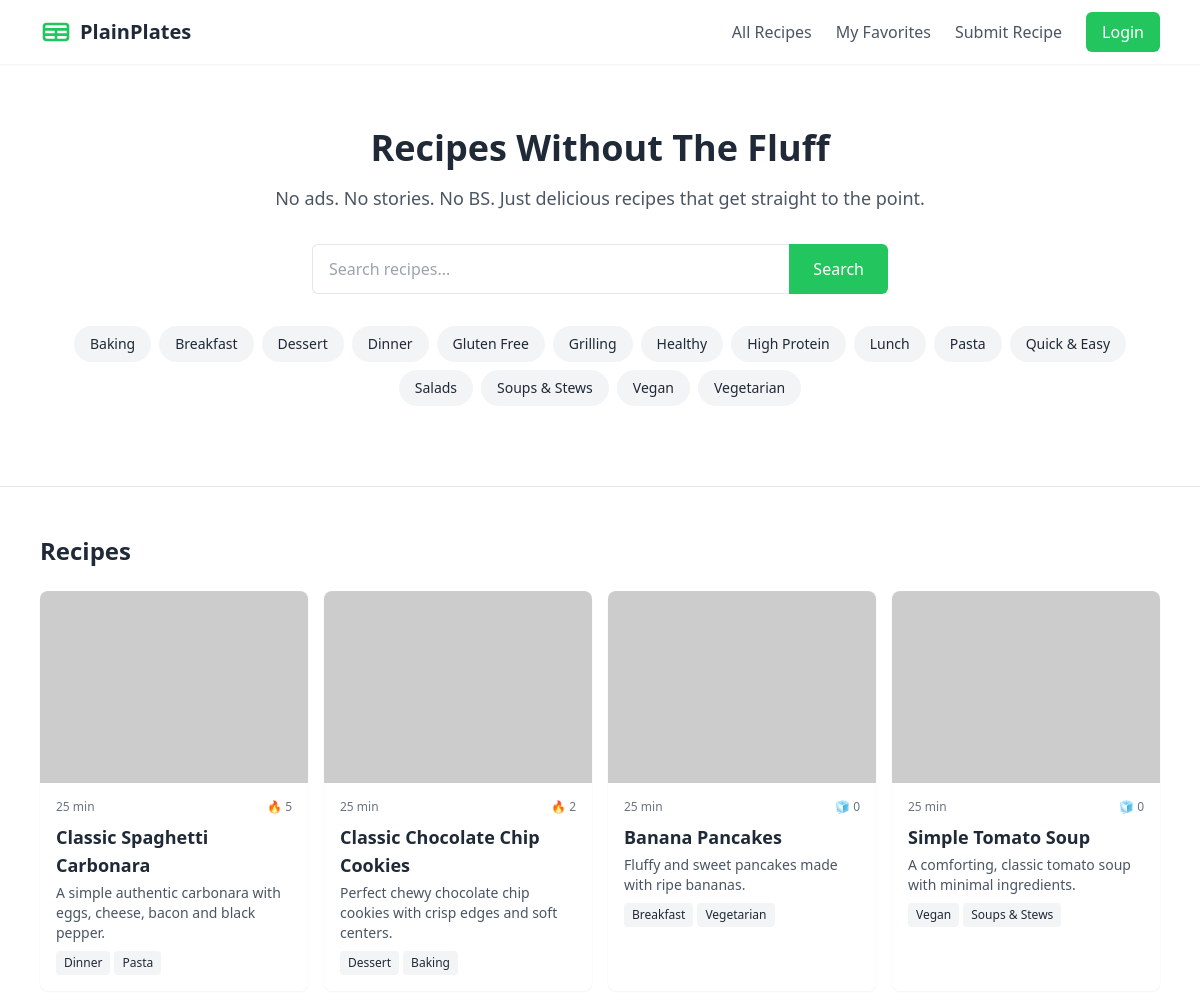
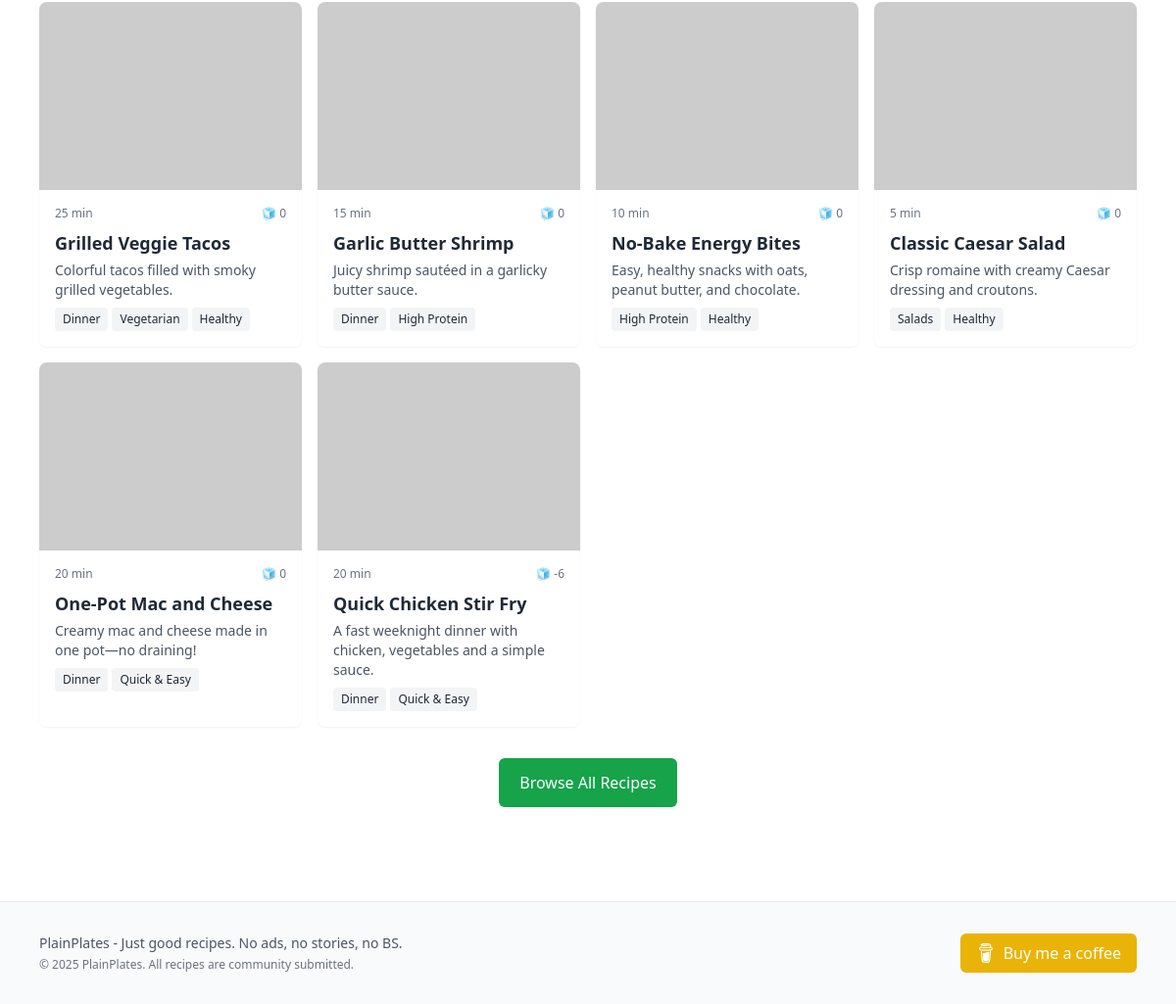
Page /recipes on the earlier database version (2 pictures, top to bottom).
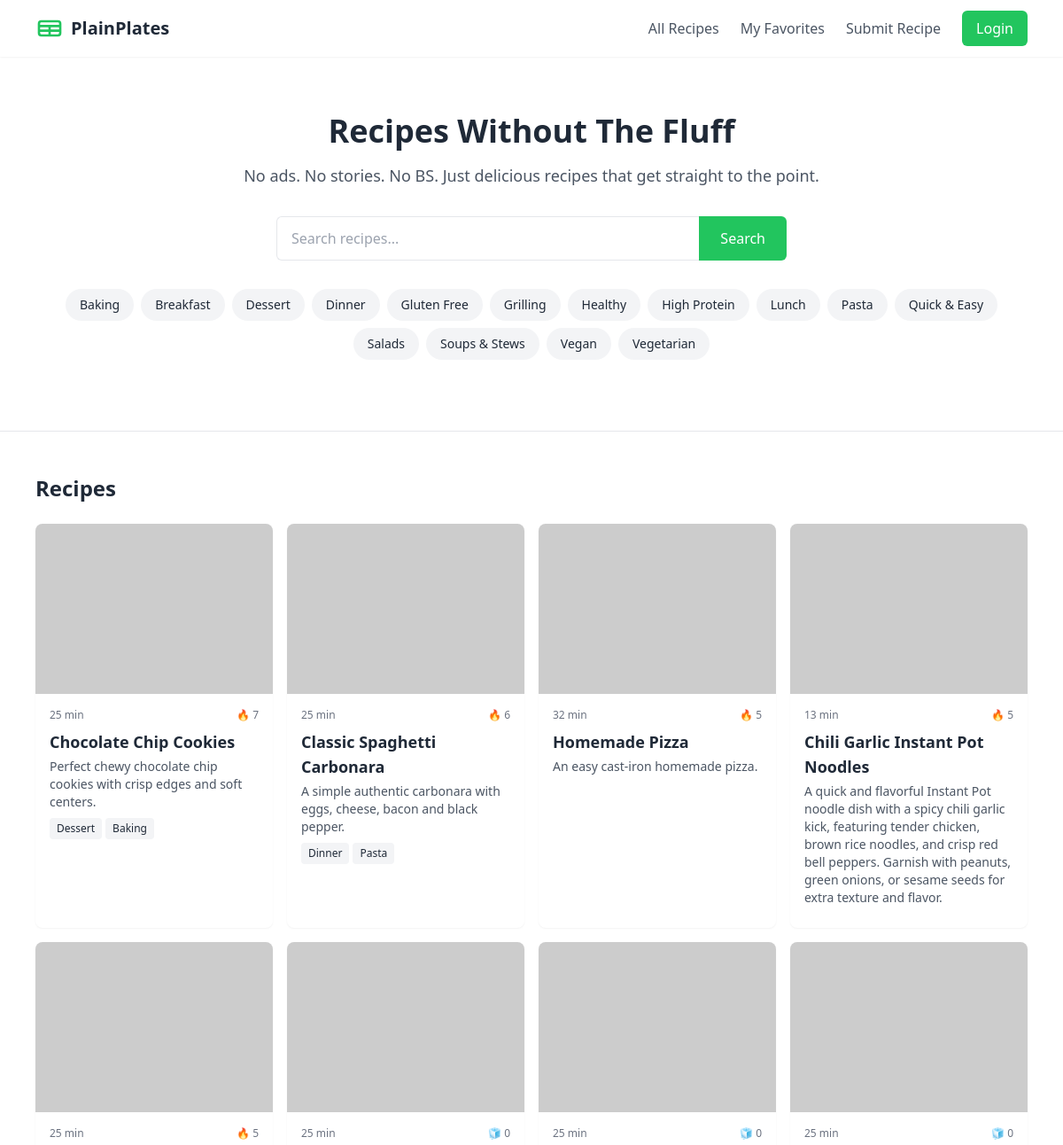
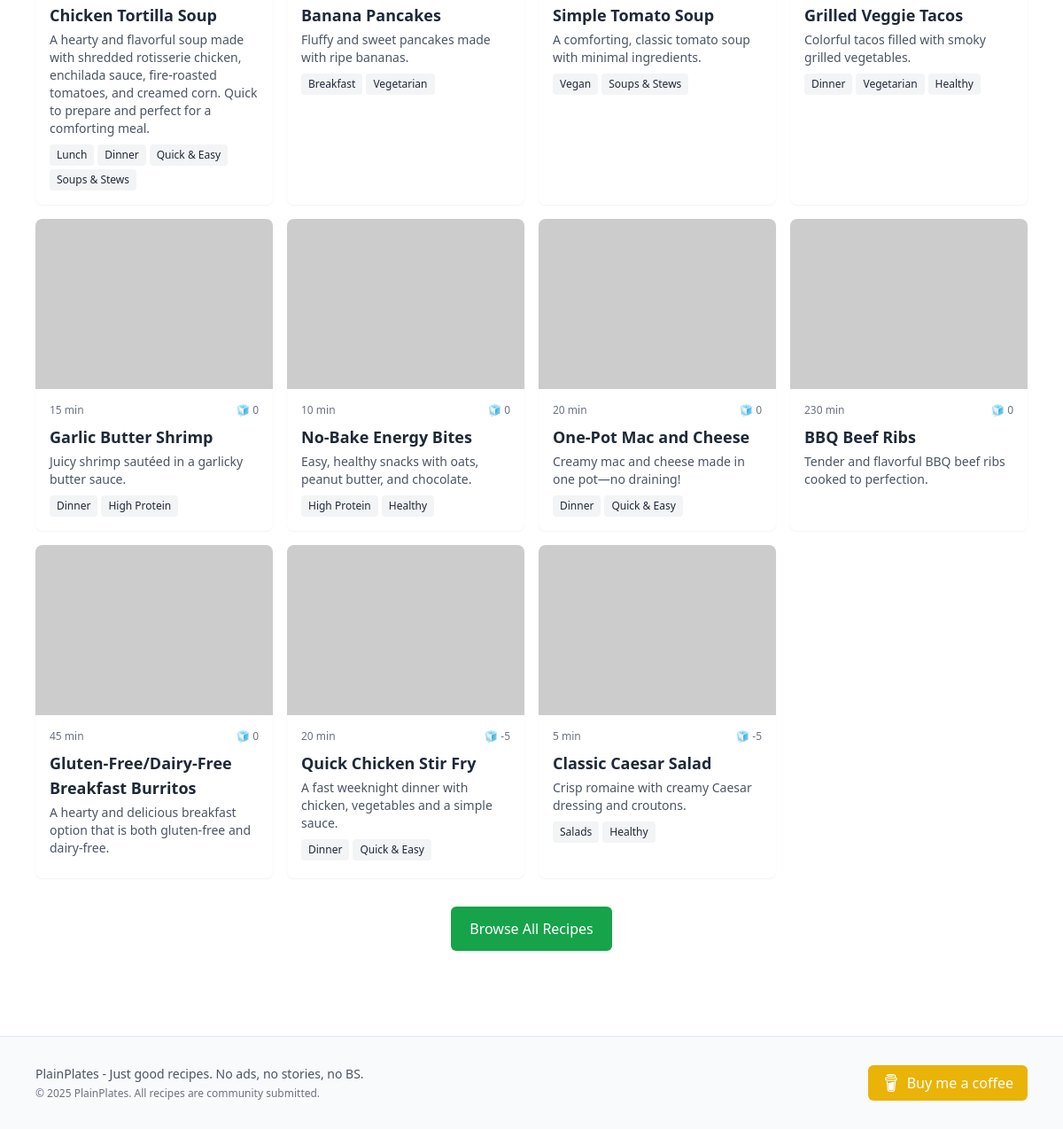
Same page on the later database version (2 pictures, top to bottom).
### tables this page shows
CREATE TABLE categories (
    id INTEGER PRIMARY KEY AUTOINCREMENT,
    name TEXT NOT NULL,
    slug TEXT UNIQUE NOT NULL,
    description TEXT
);

CREATE TABLE recipes (
    id INTEGER PRIMARY KEY AUTOINCREMENT,
    title TEXT NOT NULL,
    slug TEXT UNIQUE NOT NULL,
    description TEXT NOT NULL,
    ingredients TEXT NOT NULL,
    instructions TEXT NOT NULL,
    notes TEXT,
    prep_time INTEGER NOT NULL,
    cook_time INTEGER NOT NULL,
    servings INTEGER NOT NULL DEFAULT 4,
    created_at TIMESTAMP NOT NULL DEFAULT CURRENT_TIMESTAMP,
    updated_at TIMESTAMP NOT NULL DEFAULT CURRENT_TIMESTAMP,
    user_id INTEGER,
    FOREIGN KEY (user_id) REFERENCES users (id)
);

### main.py (the view)
@app.get("/recipes", response_class=HTMLResponse)
def recipes_page(request: Request, q: str | None = None, category: str | None = None):
    categories = get_categories()
    recipes = get_recipes(filter_q=q, category_slug=category)
    return templates.TemplateResponse("recipes.html", {
        "request": request,
        "categories": categories,
        "recipes": recipes,
        "q": q,
        "selected_category": category
    })

### templates/recipes.html (shortened to what this page needs)
{% extends "base.html" %}
{% block content %}
<section class="bg-white border-b">
    <div class="max-w-6xl mx-auto px-4 py-12 md:py-16">
        <div class="text-center">
            <h1 class="text-3xl md:text-4xl font-bold mb-4">Recipes Without The Fluff</h1>
            <p class="text-lg text-gray-600 mb-8 max-w-2xl mx-auto">No ads. No stories. No BS. Just delicious recipes that get straight to the point.</p>
            <div class="max-w-xl mx-auto mb-8">
                <form action="/recipes" method="get" class="flex">
                    <input type="text" name="q" placeholder="Search recipes..." value="{{ q or '' }}"
                        class="flex-grow px-4 py-3 rounded-l-md border-t border-b border-l focus:outline-none focus:ring-2 focus:ring-primary-500">
                    <button type="submit"
                            class="bg-primary-500 text-white px-6 py-3 rounded-r-md hover:bg-primary-600 focus:outline-none focus:ring-2 focus:ring-primary-500">
                        Search
                    </button>
                </form>
            </div>
            <div class="flex flex-wrap justify-center gap-2 mb-4">
                {% for category in categories %}
                <a href="/recipes?category={{ category.slug }}{% if q %}&q={{ q }}{% endif %}"
                class="{% if selected_category == category.slug %}
                            bg-primary-500 text-white
                        {% else %}
                            bg-gray-100 text-gray-800 hover:bg-gray-200
                        {% endif %}
                        px-4 py-2 rounded-full text-sm transition">
                    {{ category.name }}
                </a>
                {% endfor %}
            </div>
        </div>
    </div>
</section>
<section class="py-12">
    <div class="max-w-6xl mx-auto px-4">
        <h2 class="text-2xl font-bold mb-6">Recipes</h2>
        <div class="grid grid-cols-1 md:grid-cols-2 lg:grid-cols-4 gap-4">
            {% for recipe in recipes %}
                {% include "components/recipe_card.html" %}
            {% endfor %}
        </div>
        <div class="text-center mt-8">
            <a href="/recipes" class="inline-flex items-center justify-center px-5 py-3 border border-transparent text-base font-medium rounded-md text-white bg-primary-600 hover:bg-primary-700">
                Browse All Recipes
            </a>
        </div>
    </div>
</section>
{% endblock %}

### templates/base.html (shortened to what this page needs)
<!DOCTYPE html>
<html>
<head>
    <script src="https://cdn.tailwindcss.com"></script>
</head>
<body class="min-h-screen flex flex-col bg-white text-gray-800">
    {% set user = request.session.get('user') %}
    <header class="bg-white shadow-sm sticky top-0 z-10">
        <div class="max-w-6xl mx-auto px-4 py-3 flex items-center justify-between">
            <div class="flex items-center space-x-2">
            <a href="/" class="flex items-center">
                <svg class="h-8 w-8 text-green-500" viewBox="0 0 24 24" fill="none" stroke="currentColor" stroke-width="2">
                <path stroke-linecap="round" stroke-linejoin="round" d="M3 10h18M3 14h18m-9-4v8m-7 0h14a2 2 0 002-2V8a2 2 0 00-2-2H5a2 2 0 00-2 2v8a2 2 0 002 2z" />
                </svg>
                <span class="text-xl font-bold text-gray-800 ml-2">PlainPlates</span>
            </a>
            </div>
            <nav class="hidden md:flex items-center space-x-6">
            <a href="/recipes" class="text-gray-600 hover:text-green-500">All Recipes</a>
            <a href="/favorites" class="text-gray-600 hover:text-green-500">My Favorites</a>
            <a href="/submit" class="text-gray-600 hover:text-green-500">Submit Recipe</a>
            {% if user %}
                <span class="text-gray-600">👋 {{ user.name }}</span>
                <a href="/logout" class="text-gray-500 hover:text-red-600 ml-4">Logout</a>
            {% else %}
                <a href="/login" class="bg-green-500 hover:bg-green-600 text-white px-4 py-2 rounded-md">Login</a>
            {% endif %}
            </nav>
        </div>
    </header>
    <main class="flex-grow">
        {% block content %}
        {% endblock %}
    </main>
    <footer class="bg-gray-50 border-t border-gray-200 mt-12">
        <div class="max-w-6xl mx-auto px-4 py-8">
            <div class="flex flex-col md:flex-row justify-between items-center">
                <div class="text-center md:text-left mb-4 md:mb-0">
                    <p class="text-gray-600 text-sm">
                    PlainPlates - Just good recipes. No ads, no stories, no BS.
                    </p>
                    <p class="text-gray-500 text-xs mt-1">
                    © 2025 PlainPlates. All recipes are community submitted.
                    </p>
                </div>
                <div>
                    <a href="https://www.buymeacoffee.com/yourname" target="_blank" rel="noopener noreferrer" class="inline-flex items-center px-4 py-2 bg-yellow-500 hover:bg-yellow-600 text-white rounded-md transition">
                    Buy me a coffee
                    </a>
                </div>
            </div>
        </div>
    </footer>
</body>
</html>

### templates/components/recipe_card.html
<a href="/recipes/{{ recipe.slug }}" class="bg-white rounded-lg overflow-hidden shadow-sm hover:shadow-md transition-shadow">
    <div class="h-48 overflow-hidden">
        <img src="/static/images/recipes{{ recipe.slug }}.jpg" onerror="this.onerror=null;this.src='https://placehold.co/400x300?text=Image Coming Soon';" alt="{{ recipe.title }}" class="w-full h-full object-cover">
    </div>
    <div class="p-4">
        <div class="flex justify-between items-center mb-2">
            <span class="text-xs text-gray-500">{{ recipe.prep_time + recipe.cook_time }} min</span>
            <span class="flex items-center text-xs text-gray-500">
                {% if recipe.score > 0 %} 🔥 {% else %} 🧊 {% endif %}{{ recipe.score }}
            </span>
        </div>
        <h3 class="font-bold text-lg mb-1">{{ recipe.title }}</h3>
        <p class="text-gray-600 text-sm mb-2">{{ recipe.description }}</p>
        <div class="flex flex-wrap gap-1">
            {% for tag in recipe.tags %}
            <span class="bg-gray-100 text-gray-800 text-xs px-2 py-1 rounded">{{ tag }}</span>
            {% endfor %}
        </div>
    </div>
</a>

Differences in the rows shown:
changed recipes "Perfect chewy chocolate chip cookies with crisp edges and soft centers.": score "2" → "7"; title "Classic Chocolate Chip Cookies" → "Chocolate Chip Cookies"; moves up the list
computed for recipes "Classic Spaghetti Carbonara": score "5" → "6"
added recipes: recipe.prep_time+recipe.cook_time "32", score "5", title "Homemade Pizza", description "An easy cast-iron homemade pizza."
added recipes: recipe.prep_time+recipe.cook_time "13", score "5", title "Chili Garlic Instant Pot Noodles", description "A quick and flavorful Instant Pot noodle dish with a spicy chili garlic kick, featuring tender chicken, brown rice noodles, and crisp red bell peppers. Garnish with peanuts, green onions, or sesame seeds for extra texture and flavor."
added recipes: recipe.prep_time+recipe.cook_time "25", score "5", title "Chicken Tortilla Soup", description "A hearty and flavorful soup made with shredded rotisserie chicken, enchilada sauce, fire-roasted tomatoes, and creamed corn. Quick to prepare and perfect for a comforting meal.", categories (name "Lunch"), categories (name "Dinner"), categories (name "Quick & Easy"), categories (name "Soups & Stews")
added recipes: recipe.prep_time+recipe.cook_time "230", score "0", title "BBQ Beef Ribs", description "Tender and flavorful BBQ beef ribs cooked to perfection."
added recipes: recipe.prep_time+recipe.cook_time "45", score "0", title "Gluten-Free/Dairy-Free Breakfast Burritos", description "A hearty and delicious breakfast option that is both gluten-free and dairy-free."
computed for recipes "Quick Chicken Stir Fry": score "-6" → "-5"
shown differently, row unchanged: recipes "Classic Caesar Salad": score "0" → "-5"; moves down the list
